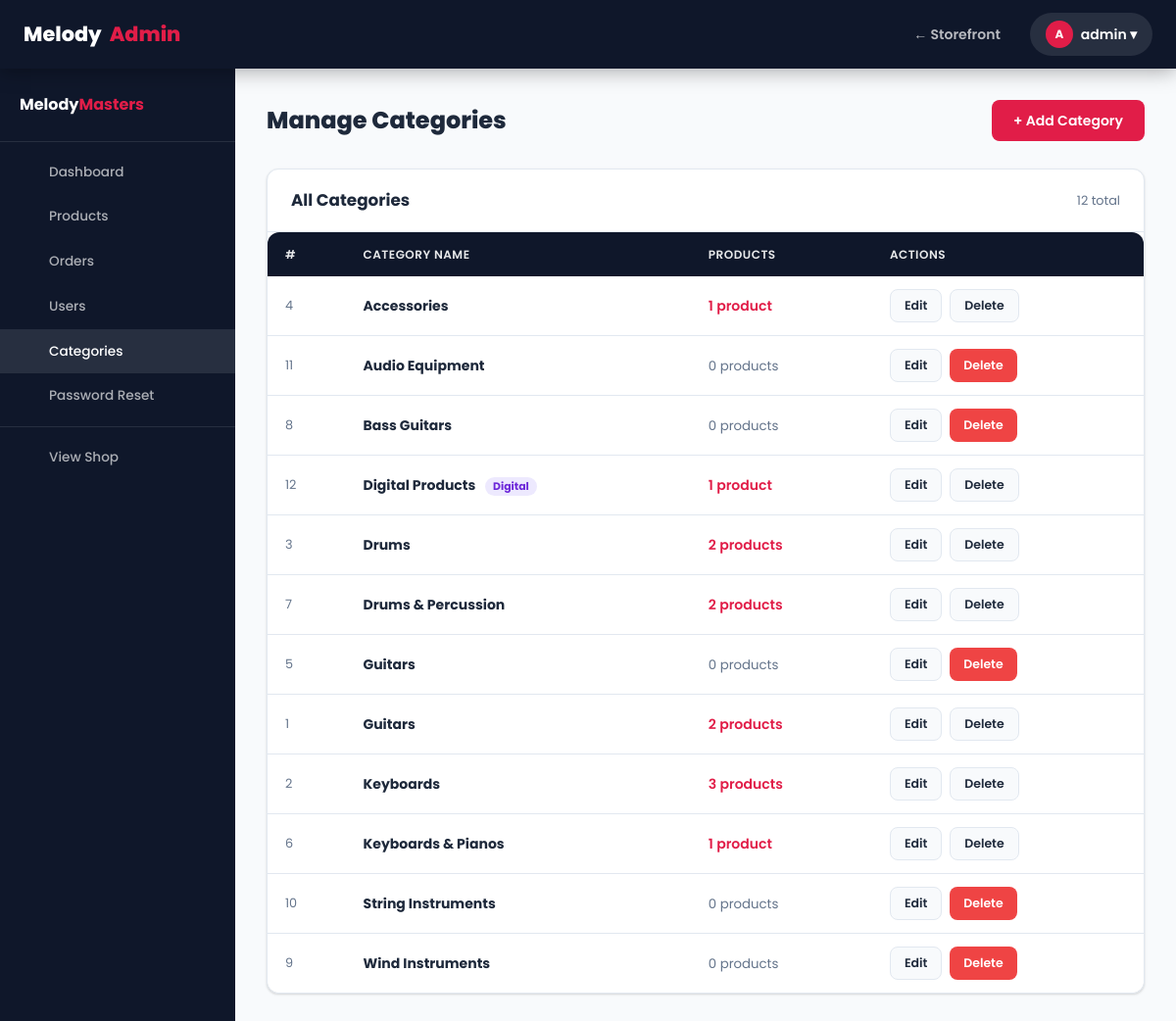
Screenshot of /admin/manage_categories.php (signed in) with the database file from the repository.
### tables this page shows
CREATE TABLE `categories` (
  `id` int(11) NOT NULL,
  `name` varchar(100) NOT NULL
);

### includes/functions.php (called while the page is built, shortened)
<?php
function sanitize(string $data): string {
    return htmlspecialchars(strip_tags(trim($data)), ENT_QUOTES, 'UTF-8');
}

### admin/manage_categories.php (the view, shortened to what this page needs)
<?php
require_once '../includes/functions.php';
$cats = $conn->query(
    "SELECT c.*, COUNT(p.id) AS product_count
     FROM categories c
     LEFT JOIN products p ON p.category_id = c.id
     GROUP BY c.id
     ORDER BY c.name ASC"
);
require_once 'includes/admin_header.php';
?>
<div class="admin-header-bar">
  <h1 class="admin-title">Manage Categories</h1>
  <a href="<?php echo BASE_URL; ?>/admin/manage_categories.php?edit=0"
     class="btn btn-primary">+ Add Category</a>
</div>
<div class="card">
  <div class="card-header">
    <span class="card-title">All Categories</span>
    <span style="font-size:.8rem;color:var(--muted);"><?php echo $cats->num_rows; ?> total</span>
  </div>
  <div class="table-wrap">
    <table>
      <thead>
        <tr>
          <th>#</th>
          <th>Category Name</th>
          <th>Products</th>
          <th>Actions</th>
        </tr>
      </thead>
      <tbody>
        <?php while ($c = $cats->fetch_assoc()): ?>
        <tr>
          <td style="color:var(--muted);font-size:.8rem;"><?php echo $c['id']; ?></td>
          <td>
            <strong><?php echo sanitize($c['name']); ?></strong>
            <?php if ($c['name'] === 'Digital Products'): ?>
              <span style="margin-left:6px;font-size:.68rem;background:#ede9fe;color:#6d28d9;padding:2px 8px;border-radius:10px;font-weight:700;">Digital</span>
            <?php endif; ?>
          </td>
          <td>
            <?php if ($c['product_count'] > 0): ?>
              <a href="<?php echo BASE_URL; ?>/admin/manage_products.php"
                 style="color:var(--accent);font-weight:600;">
                <?php echo $c['product_count']; ?> product<?php echo $c['product_count'] != 1 ? 's' : ''; ?>
              </a>
            <?php else: ?>
              <span style="color:var(--muted);font-size:.83rem;">0 products</span>
            <?php endif; ?>
          </td>
          <td>
            <div style="display:flex;gap:8px;">
              <a href="?edit=<?php echo $c['id']; ?>" class="btn btn-ghost btn-sm">Edit</a>
              <?php if ($c['product_count'] == 0): ?>
                <a href="?delete=<?php echo $c['id']; ?>"
                   class="btn btn-danger btn-sm"
                   onclick="return confirm('Delete category \'<?php echo addslashes($c['name']); ?>\'? This cannot be undone.')">
                  Delete
                </a>
              <?php else: ?>
                <button class="btn btn-ghost btn-sm" disabled title="Has products assigned">Delete</button>
              <?php endif; ?>
            </div>
          </td>
        </tr>
        <?php endwhile; ?>
      </tbody>
    </table>
  </div>
</div>
<?php require_once 'includes/admin_footer.php'; ?>

### assets/css/style.css (style rules this page uses)
:root { --primary: #0f172a; --primary-light: #1e293b; --accent: #e11d48; --accent-dark: #be123c; --accent-light: #fef2f2; --bg: #f8fafc; --white: #ffffff; --text: #1e293b; --muted: #64748b; --border: #e2e8f0; --success: #10b981; --success-bg: #ecfdf5; --warning: #f59e0b; --warning-bg: #fffbeb; --danger: #ef4444; --danger-bg: #fef2f2; --info: #3b82f6; --info-bg: #eff6ff; --shadow: 0 1px 3px rgba(0,0,0,.10), 0 1px 2px rgba(0,0,0,.06); --shadow-md: 0 4px 12px rgba(0,0,0,.10); --shadow-lg: 0 10px 30px rgba(0,0,0,.12); --shadow-xl: 0 20px 50px rgba(0,0,0,.15); --radius: 12px; --radius-sm: 8px; --radius-lg: 20px; --radius-full: 9999px; --transition: all .22s ease; --nav-h: 70px; }
*, *::before, *::after { margin:0; padding:0; box-sizing:border-box; }
html { scroll-behavior:smooth; }
body { font-family:'Poppins',sans-serif; background:var(--bg); color:var(--text); line-height:1.6; min-height:100vh; display:flex; flex-direction:column; }
a { text-decoration:none; color:inherit; }
input,select,textarea,button { font-family:inherit; }
.btn { display:inline-flex; align-items:center; justify-content:center; gap:8px; padding:10px 22px; border-radius:var(--radius-sm); font-size:.875rem; font-weight:600; cursor:pointer; transition:var(--transition); border:none; white-space:nowrap; text-decoration:none; }
.btn-primary { background:var(--accent); color:#fff; }
.btn-ghost { background:var(--bg); color:var(--text); border:1px solid var(--border); }
.btn-danger { background:var(--danger); color:#fff; }
.btn-sm { padding:6px 14px; font-size:.78rem; }
.card { background:#fff; border-radius:var(--radius); box-shadow:var(--shadow); border:1px solid var(--border); overflow:hidden; }
.card-header { padding:18px 24px; border-bottom:1px solid var(--border); display:flex; align-items:center; justify-content:space-between; }
.card-title { font-size:1.05rem; font-weight:700; }
.table-wrap { overflow-x:auto; border-radius:var(--radius); box-shadow:var(--shadow); }
table { width:100%; border-collapse:collapse; background:#fff; }
thead th { background:var(--primary); color:rgba(255,255,255,.9); font-size:.75rem; font-weight:600; text-transform:uppercase; letter-spacing:.5px; padding:13px 18px; text-align:left; white-space:nowrap; }
tbody tr { border-bottom:1px solid var(--border); transition:var(--transition); }
tbody tr:last-child { border-bottom:none; }
tbody td { padding:13px 18px; font-size:.875rem; vertical-align:middle; }
.admin-header-bar { display:flex; align-items:center; justify-content:space-between; margin-bottom:28px; flex-wrap:wrap; gap:12px; }
.admin-title { font-size:1.5rem; font-weight:800; }

### rows the page displays
categories: id "4", name "Accessories", product_count "1", shows "Delete"
categories: id "11", name "Audio Equipment", shows "0 products"
categories: id "8", name "Bass Guitars", shows "0 products"
categories: id "12", name "Digital Products", product_count "1", shows "Delete"
categories: id "3", name "Drums", product_count "2", shows "Delete"
categories: id "7", name "Drums & Percussion", product_count "2", shows "Delete"
categories: id "5", name "Guitars", shows "0 products"
categories: id "1", name "Guitars", product_count "2", shows "Delete"
categories: id "2", name "Keyboards", product_count "3", shows "Delete"
categories: id "6", name "Keyboards & Pianos", product_count "1", shows "Delete"
categories: id "10", name "String Instruments", shows "0 products"
categories: id "9", name "Wind Instruments", shows "0 products"

### other values shown
substr($_SESSION['user_name'],0,1) "A"
explode(' ',$_SESSION['user_name'])[0] "admin"
$cats->num_rows "12"
